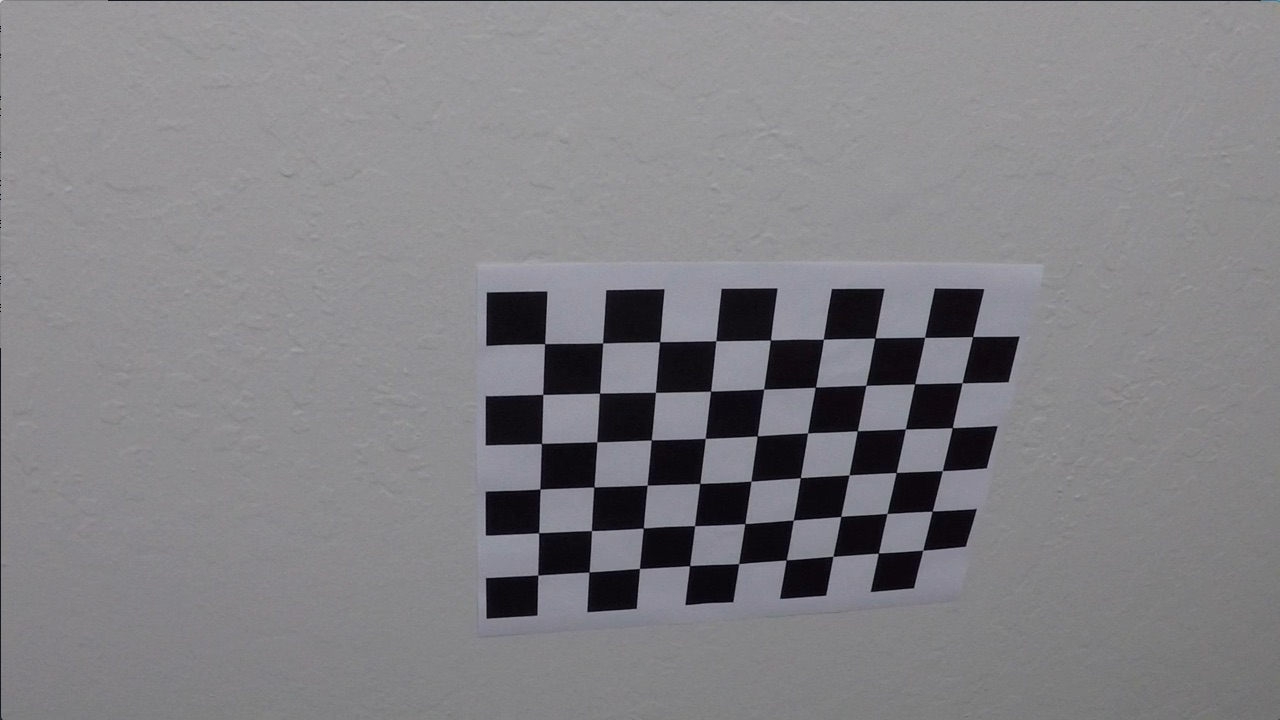
#> input picture camera_cal/calibration10.jpg, 1280 x 720 px; its folder holds only this picture in this run
$ jupyter execute --allow-errors advanced_lane_detection.ipynb   (shell and % lines are left out)   (older library calls are emulated)
#> lines starting #> are read from the running program, lines starting #| are printed output that depends on the picture; after the words box and inside, x2 and y2 are one past the last pixel; in counts of white or black regions, pixels touching at a corner belong together
# Udacity Self-Driving Car Nanodegree
## Advanced Lane Finding Project

The goals / steps of this project are the following:

* Compute the camera calibration matrix and distortion coefficients given a set of chessboard images.
* Apply a distortion correction to raw images.
* Use color transforms, gradients, etc., to create a thresholded binary image.
* Apply a perspective transform to rectify binary image ("birds-eye view").
* Detect lane pixels and fit to find the lane boundary.
* Determine the curvature of the lane and vehicle position with respect to center.
* Warp the detected lane boundaries back onto the original image.
* Output visual display of the lane boundaries and numerical estimation of lane curvature and vehicle position.

[cell 1]
import numpy as np
import cv2
import pickle
import glob
import matplotlib.pyplot as plt
from ipywidgets import interact, interactive, fixed
from moviepy.editor import VideoFileClip
from IPython.display import HTML

[cell 2]
objp = np.zeros((6*9,3), np.float32)
objp[:,:2] = np.mgrid[0:9,0:6].T.reshape(-1,2)

# termination criteria
criteria = (cv2.TERM_CRITERIA_EPS + cv2.TERM_CRITERIA_MAX_ITER, 30, 0.001)

# Arrays to store object points and image points from all the images.
objpoints = []
imgpoints = []

# Make a list of calibration images
images = glob.glob('./camera_cal/calibration*.jpg')


# Step through the list and search for chessboard corners
for i, fname in enumerate(images):
    img = cv2.imread(fname)
#> img is the input picture: shape (720, 1280, 3); mean B, G, R 133.1, 129.4, 130.2
    gray = cv2.cvtColor(img,cv2.COLOR_BGR2GRAY)
    # Find the chessboard corners
    ret, corners = cv2.findChessboardCorners(gray, (9,6),None)
#> ret = True; corners = 54 rows, first 8: [545.3, 343.1], [602.7, 342.8], [660.1, 341.3], [715.8, 340.7], [770.6, 340], [823.5, 339.2], [874.3, 338.5], [925.1, 337.4]

    # If found, add object points, image points
    if ret == True:
        objpoints.append(objp)
        corners2 = cv2.cornerSubPix(gray,corners,(11,11),(-1,-1),criteria)
#> corners2 = 54 rows, first 8: [544.6, 343.6], [602.6, 343], [659.6, 341.7], [715.8, 340.7], [770.4, 339.9], [823.4, 339.3], [874.9, 337.9], [924.6, 337.3]
        imgpoints.append(corners2)
        cv2.drawChessboardCorners(img, (9,6), corners, ret)
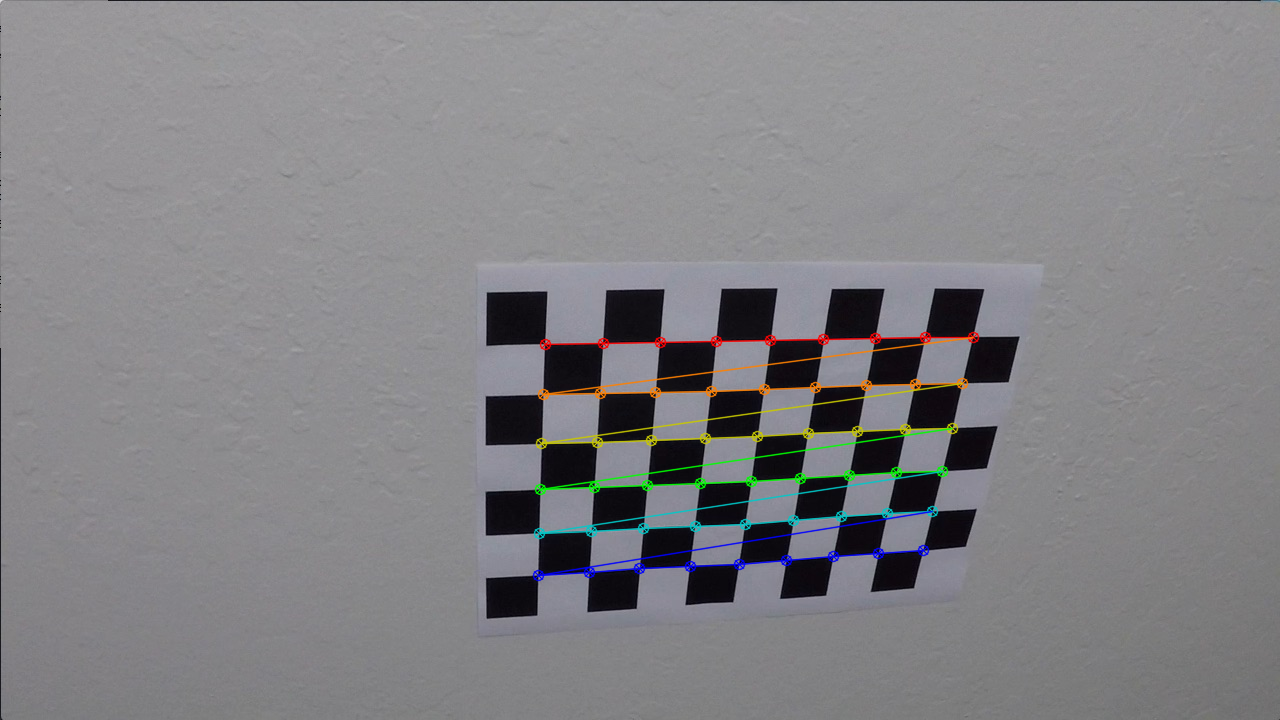
#> img: shape (720, 1280, 3); 1.92% of pixels changed, all inside (x1, y1, x2, y2) = (532, 331, 980, 582)

[cell 3]
img = cv2.imread('./camera_cal/calibration1.jpg')
#> (the rest of this cell did not finish here and is left out)

[cell 4]
# Choose an image from which to build and demonstrate each step of the pipeline
exampleImg = cv2.imread('./test_images/test1.jpg')
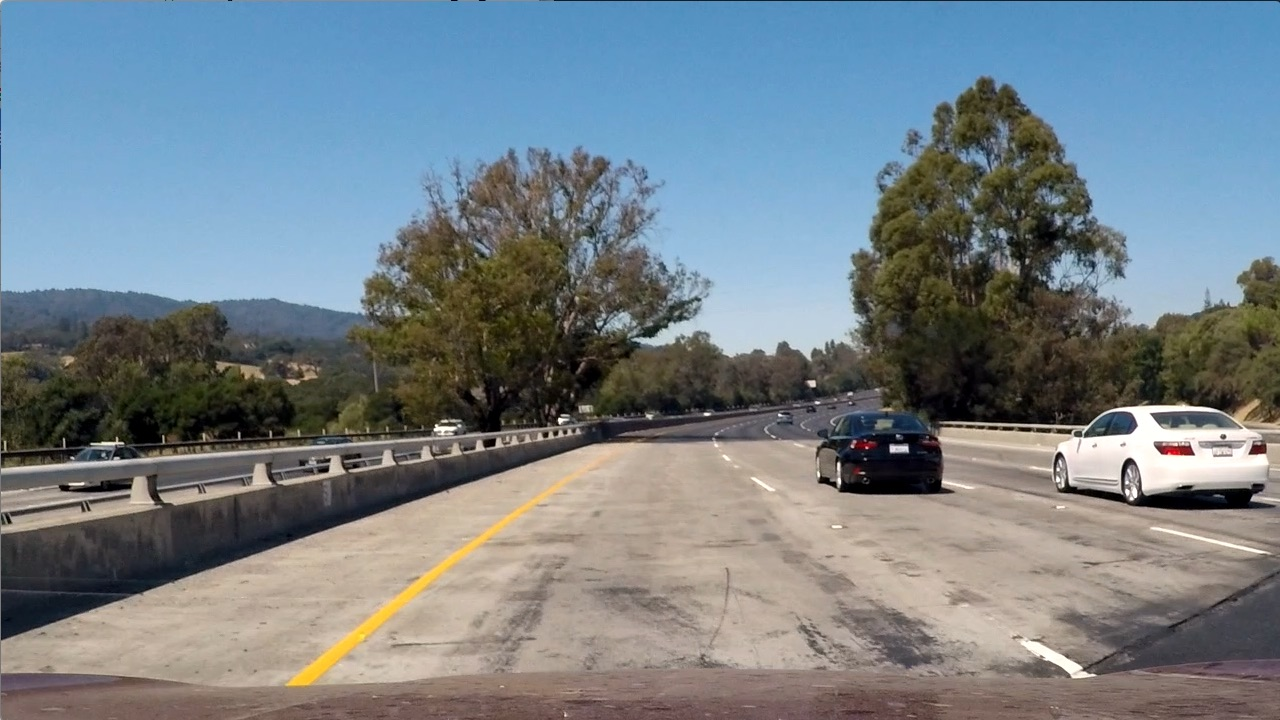
#> input picture test_images/test1.jpg, 1280 x 720 px
#> exampleImg is the input picture: shape (720, 1280, 3); mean B, G, R 135.5, 128.7, 117.5
exampleImg = cv2.cvtColor(exampleImg, cv2.COLOR_BGR2RGB)
plt.imshow(exampleImg)
#> (this line was passed over: IPython is not available in this run)
